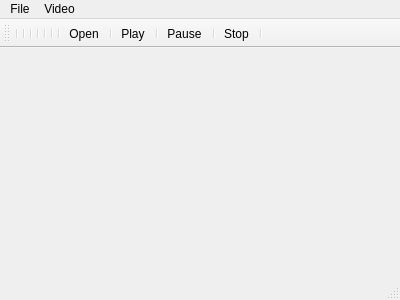
<?xml version="1.0" encoding="UTF-8"?>
<ui version="4.0">
 <class>MainWindow</class>
 <widget class="QMainWindow" name="MainWindow">
  <property name="geometry">
   <rect>
    <x>0</x>
    <y>0</y>
    <width>400</width>
    <height>300</height>
   </rect>
  </property>
  <property name="windowTitle">
   <string>MainWindow</string>
  </property>
  <widget class="QWidget" name="centralWidget"/>
  <widget class="QMenuBar" name="menuBar">
   <property name="geometry">
    <rect>
     <x>0</x>
     <y>0</y>
     <width>400</width>
     <height>25</height>
    </rect>
   </property>
   <widget class="QMenu" name="menuFile">
    <property name="title">
     <string>File</string>
    </property>
    <addaction name="actionOpen"/>
   </widget>
   <widget class="QMenu" name="menuVideo">
    <property name="title">
     <string>Video</string>
    </property>
    <addaction name="actionPlay"/>
    <addaction name="actionPause"/>
    <addaction name="actionStop"/>
   </widget>
   <addaction name="menuFile"/>
   <addaction name="menuVideo"/>
  </widget>
  <widget class="QStatusBar" name="statusBar"/>
  <widget class="QToolBar" name="mainToolBar">
   <attribute name="toolBarArea">
    <enum>TopToolBarArea</enum>
   </attribute>
   <attribute name="toolBarBreak">
    <bool>false</bool>
   </attribute>
   <addaction name="separator"/>
   <addaction name="separator"/>
   <addaction name="separator"/>
   <addaction name="separator"/>
   <addaction name="separator"/>
   <addaction name="separator"/>
   <addaction name="separator"/>
   <addaction name="actionOpen"/>
   <addaction name="separator"/>
   <addaction name="actionPlay"/>
   <addaction name="separator"/>
   <addaction name="actionPause"/>
   <addaction name="separator"/>
   <addaction name="actionStop"/>
   <addaction name="separator"/>
  </widget>
  <action name="actionPlay">
   <property name="icon">
    <iconset resource="resources.qrc">
     <normaloff>:/images/icons/control_play.png</normaloff>:/images/icons/control_play.png</iconset>
   </property>
   <property name="text">
    <string>Play</string>
   </property>
  </action>
  <action name="actionPause">
   <property name="icon">
    <iconset resource="resources.qrc">
     <normaloff>:/images/icons/control_pause.png</normaloff>:/images/icons/control_pause.png</iconset>
   </property>
   <property name="text">
    <string>Pause</string>
   </property>
  </action>
  <action name="actionStop">
   <property name="icon">
    <iconset resource="resources.qrc">
     <normaloff>:/images/icons/control_stop.png</normaloff>:/images/icons/control_stop.png</iconset>
   </property>
   <property name="text">
    <string>Stop</string>
   </property>
  </action>
  <action name="actionOpen">
   <property name="icon">
    <iconset resource="resources.qrc">
     <normaloff>:/images/icons/folder_page_white.png</normaloff>:/images/icons/folder_page_white.png</iconset>
   </property>
   <property name="text">
    <string>Open</string>
   </property>
  </action>
 </widget>
 <layoutdefault spacing="6" margin="11"/>
 <resources>
  <include location="resources.qrc"/>
 </resources>
 <connections/>
</ui>
